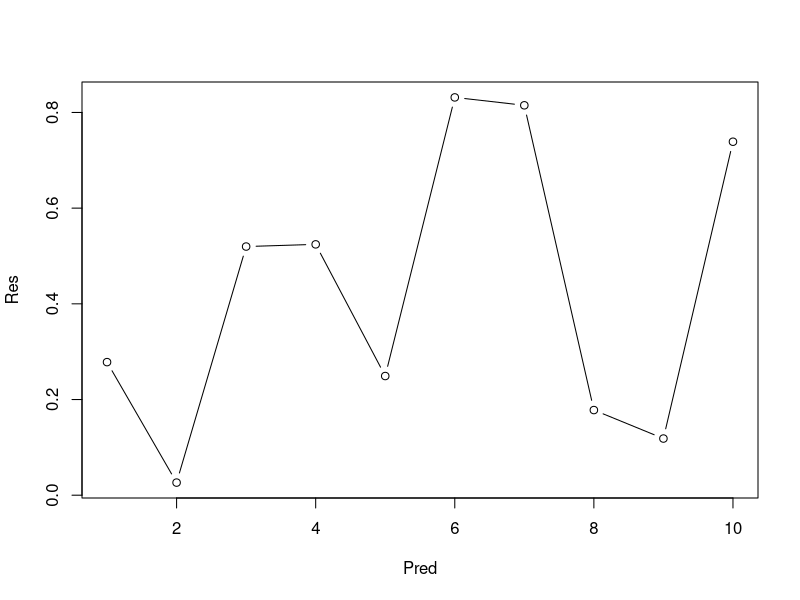
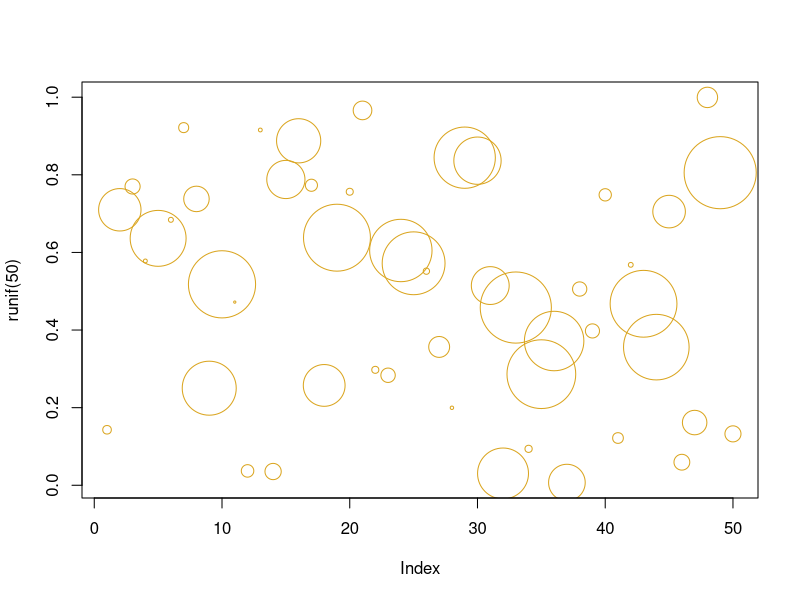

The R source for these figures, in order:
## ---- chunk 1
knitr::opts_chunk$set(echo = TRUE)
## ---- chunk 2
# Use comments extensively in ALL of your coding!
Pred <- seq(1,10)     # make a vector of integers from 1 to 10
Res <- runif(10)      # generate 10 draws from a random uniform (0,1) distribution

# print the random numbers
print(Res)

# plot the graph
plot(x=Pred,y=Res,type="b")
## ---- chunk 3
plot(runif(50),cex=10*runif(50),col="goldenrod")

